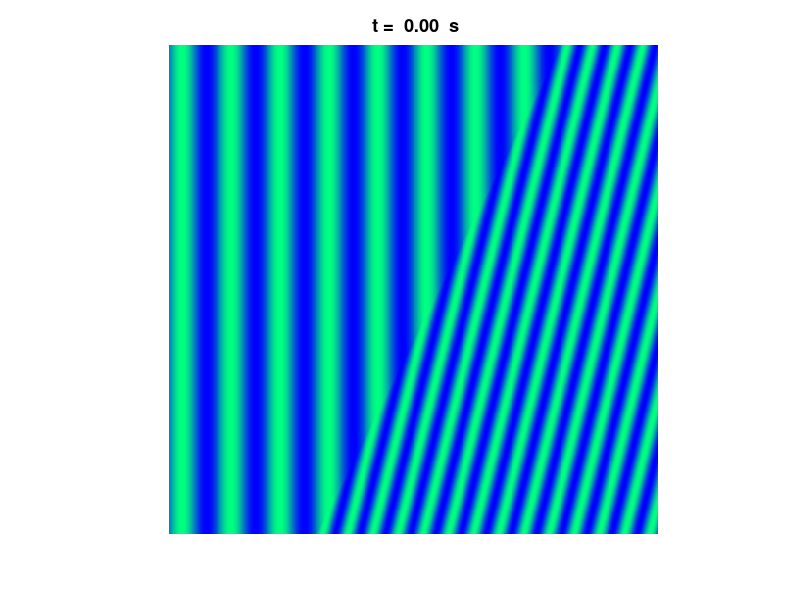

The MATLAB script that drew this image: (Note: this script raises an error after producing the figure.)
% refraction_02.m

% REFRACTION  [2D]
% Animation of the refraction of a travelling wave

% Ian Cooper
% School of Physics, University of Sydney
% email: ian.cooper@sydney.edu.au
% ../mphome.htm
% 170529
clear all
close all
clc
tic

% Setup for saving images (im)  =======================================
% flag: 0 animated gif NOT saved or 1 saved /  file name
   f_gif = 1;
   ag_name = 'ag_wm_refraction2.gif';
% Delay in seconds before displaying the next image  
   delay = 0.25;  
% Frame counter start
   nt = 1; 

% CALCULATIONS   ====================================================== 

N = 500;

wL1 = 10; wL2 = 5;
k1 = 2*pi/wL1; k2 = 2*pi/wL2;
v = 20;
T = wL1/v;
tmax = 2*T;

% INTERFACES 
   x1 = 30; y1 = 0; x2 = 80; y2 = 100;    % angle of incidence > 0
   

t0 = atand((y2-y1)/(x2-x1));
t1 = 90 - t0;
t2 = asind((wL2/wL1)*sind(t1));
p2 = t1 - t2;

m1 = tand(t0);
b1 = y1 - m1 * x1;

x = linspace(0,100,N);
y = x;

m2 = -tand(p2);

z = zeros(N,N);


% GRAPHICS ===============================================================

figure(1)
   pos = [0.1 0.1 0.25 0.4];
   set(gcf,'Units','normalized');
   set(gcf,'Position',pos);
   set(gcf,'color','w');
   axis off
   set(gca,'fontsize',12)
   t1 = ' t =  ';
   t3 = '  s';
   
for t = 0 : 0.02 : tmax
 for cx = 1 : N
    for cy = 1 : N
    z(cy,cx)= sin(k1 * x(cx)-2*pi*t/T);
        if x(cx) > x1 && y(cy) < m1 * x(cx) + b1
        b2 = y(cy) - m2 * x(cx);
        xc = (b2 - b1)/(m1 - m2);
        yc = m1 * xc + b1;
        dx = x(cx) - xc;
        d1 = xc;
        d2 = dx / cosd(p2);
        z(cy,cx)= sin(k1 * d1 + k2 * d2 - 2*pi*t/T);    
        end
    end
 end   
   pcolor(z)
   axis off
   axis square
   shading flat
   colormap(winter)
   %drawnow
   t2 = num2str(t,'%2.2f \n');
   tm = [t1 t2 t3];
   title(tm);
   set(gca,'fontsize',12)
   pause(0.01)
   
   if f_gif > 0 
       frame = getframe(1);
       im = frame2im(frame);
       [imind,cm] = rgb2ind(im,256);
     %  On the first loop, create the file. In subsequent loops, append.
       if nt == 1
          imwrite(imind,cm,ag_name,'gif','DelayTime',delay,'loopcount',inf);
       else
         imwrite(imind,cm,ag_name,'gif','DelayTime',delay,'writemode','append');
       end
       nt = nt+1;
   end
   
end

 


toc
